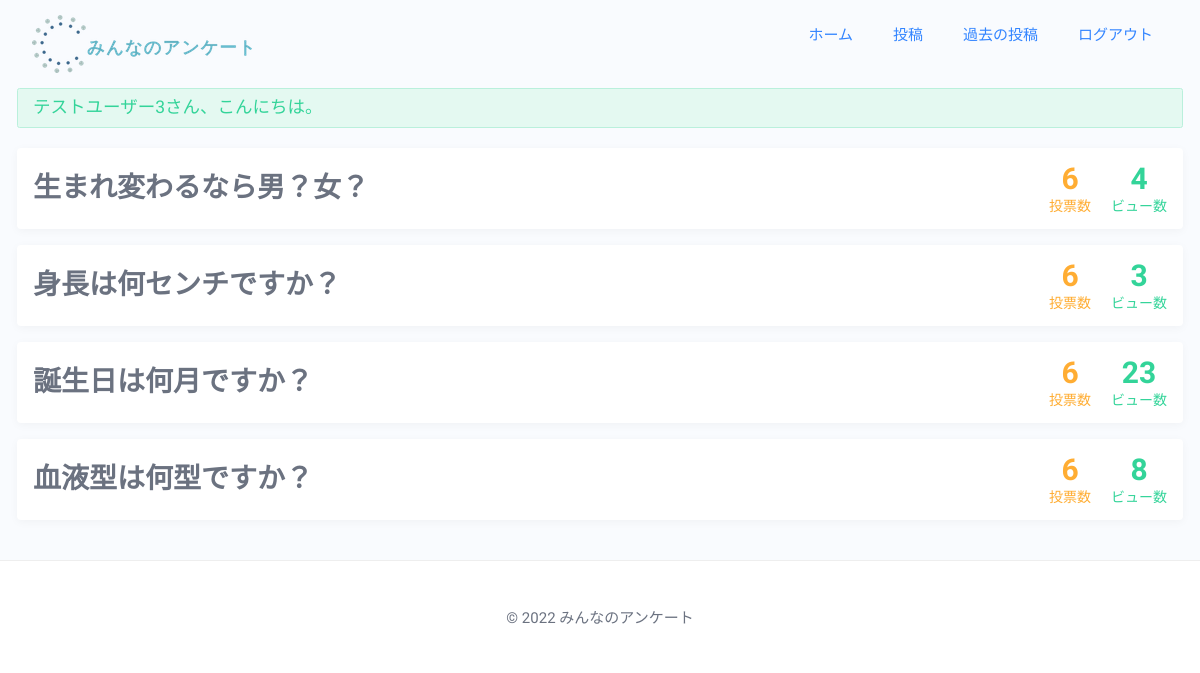
/ (signed in), run on the app's committed database.
### tables this page shows
CREATE TABLE `topics` (
  `id` int(10) UNSIGNED AUTO_INCREMENT PRIMARY KEY COMMENT 'トピックID',
  `title` varchar(50) NOT NULL COMMENT 'トピック本文',
  `published` int(1) NOT NULL COMMENT '公開状態(1: 公開、0: 非公開)',
  `views` int(10) NOT NULL DEFAULT '0' COMMENT 'PV数',
  `user_id` varchar(10) NOT NULL COMMENT '作成したユーザーID',
  `del_flg` int(1) NOT NULL DEFAULT '0' COMMENT '削除フラグ(1: 削除、0: 有効)',
  `update_by` varchar(20) NOT NULL DEFAULT 'nishikawa' COMMENT '最終更新者',
  `update_at` timestamp NOT NULL DEFAULT CURRENT_TIMESTAMP ON UPDATE CURRENT_TIMESTAMP COMMENT '最終更新日時'
);

### php/controllers/home.php (called while the page is built, shortened)
<?php
function get() {
  $topics = TopicQuery::fetchPublishedTopics();
  \view\home\index($topics);
}

### php/libs/router.php (called while the page is built, shortened)
<?php
function route($rpath, $method) {
    try {
        if($rpath === '') {
            $rpath = 'home';
        }
        $rpath = str_replace('/', '\\', $rpath);
        $fn = "\\controller\\{$rpath}\\{$method}";
        $fn();
    } catch (Throwable $e) {
        redirect('404');
    }
}

### index.php (called while the page is built, shortened)
<?php
require_once SOURCE_BASE . 'libs/helper.php';
require_once SOURCE_BASE . 'libs/router.php';
require_once SOURCE_BASE . 'libs/message.php';
require_once SOURCE_BASE . 'db/datasource.php';
require_once SOURCE_BASE . 'db/topic.query.php';
require_once SOURCE_BASE . 'partials/header.php';
require_once SOURCE_BASE . 'partials/footer.php';
require_once SOURCE_BASE . 'partials/topic-list-item.php';
require_once SOURCE_BASE . 'views/home.php';
try {
  $url = parse_url(CURRENT_URI);
  $rpath = str_replace(BASE_CONTEXT_PATH, '', $url['path']);
  $method = strtolower($_SERVER['REQUEST_METHOD']);
  route($rpath, $method);
} catch(Throwable $e) {
  die('<p>何かが凄くおかしいようです。</p>');
}

### php/db/datasource.php (called while the page is built, shortened)
<?php
class PDOSingleton {
    private static $singleton;
    private function __construct($dsn, $username, $password)
    {
        $this->conn = new PDO($dsn, $username, $password);
    }
    public static function getInstance($dsn, $username, $password) {
        if(!isset(self::$singleton)) {
            $instance = new PDOSingleton($dsn, $username, $password);
            self::$singleton = $instance->conn;
        }
        return self::$singleton;
    }
}
class DataSource {
    private $conn;
    public function __construct(
        $host = '',
        $dbName = '',
        $username = '',
        $password = ''
    ) {
        $dsn = "mysql:host={$host};dbname={$dbName};charset=utf8";
        $this->conn = PDOSingleton::getInstance($dsn, $username, $password);
    }
    public function select($sql = "", $params = [], $type = '', $cls = '') {
        $stmt = $this->executeSql($sql, $params);
        if($type === static::CLS) {
            return $stmt->fetchAll(PDO::FETCH_CLASS, $cls);
        } else {
            return $stmt->fetchAll();
        }
    }
    private function executeSql($sql, $params) {
        $stmt = $this->conn->prepare($sql);
        $this->sqlResult = $stmt->execute($params);
        return $stmt;
    }
}

### php/db/topic.query.php (called while the page is built, shortened)
<?php
class TopicQuery {
  public static function fetchPublishedTopics() {
    $db = new DataSource;
    $sql = 'SELECT *
      FROM `topics` t
      LEFT JOIN (SELECT topic_id, COUNT(*) as count
                  FROM `poll`
                  GROUP BY topic_id) p
        ON t.id = p.topic_id
      WHERE t.published = 1
        AND t.del_flg != 1
      ORDER BY t.id DESC;
    ';
    return $db->select($sql, [], DataSource::CLS, TopicModel::class);
  }
}

### php/partials/topic-list-item.php (the view, shortened to what this page needs)
<?php
function topic_list_item($topic, $destination) {
  $topic = escape($topic);
  $polledCount = $topic->count !== '' ? $topic->count : 0;
?>
<li class="topic-item">
  <a href="<?php echo echo_url('topic/' . $destination . '?topic_id=' . $topic->id) ?>" class="topic-item__link">
    <p class="topic-item__title"><?php echo $topic->title ?></p>
    <div class="topic-counter-wrapper">
      <span class="topic-counter topic-counter--votes">
        <span class="topic-counter__number"><?php echo $polledCount ?></span>
        <span class="topic-counter__unit">投票数</span>
      </span>
      <span class="topic-counter topic-counter--views">
        <span class="topic-counter__number"><?php echo $topic->views ?></span>
        <span class="topic-counter__unit">ビュー数</span>
      </span>
    </div>
  </a>
</li>
<?php
}

### php/views/home.php (shortened to what this page needs)
<?php
function index($topics)
{
?>
  <ul class="topic-item-wrapper">
    <?php
    foreach ($topics as $topic) {
      \partials\topic_list_item($topic, 'detail');
    }
    ?>
  </ul>
<?php
}

### assets/css/style.css (style rules this page uses)
﻿html,body,div,span,object,iframe,h1,h2,h3,h4,h5,h6,p,blockquote,pre,abbr,address,cite,code,del,dfn,em,img,ins,kbd,q,samp,small,strong,sub,sup,var,b,i,dl,dt,dd,ol,ul,li,fieldset,form,label,legend,table,caption,tbody,tfoot,thead,tr,th,td,article,aside,canvas,details,figcaption,figure,footer,header,hgroup,menu,nav,section,summary,time,mark,audio,video { margin:0;padding:0;border:0;outline:0;font-size:100%;vertical-align:baseline;background:rgba(0,0,0,0);font-weight:inherit }
body { line-height:1 }
a { margin:0;padding:0;font-size:100%;vertical-align:baseline;background:rgba(0,0,0,0) }
html { font-size:62.5% }
body { font-size:1.5rem;color:#6b7280;font-family:"M PLUS Rounded 1c",sans-serif }
a { color:#6b7280 }
ul,ol { list-style:none }
.topic-item { background-color:#fff;box-shadow:0 2px 10px rgba(0,0,0,.04);transition:.3s ease-in-out;border-radius:4px;margin-bottom:16px }
.topic-item:last-child { margin-bottom:0 }
.topic-item__link { text-decoration:none;padding:1.6rem;display:block }
@media only screen and (min-width: 600px) { .topic-item__link { display:flex;justify-content:space-between;align-items:center } }
.topic-item__title { font-size:2.8rem;font-weight:bold;line-height:1.4;flex:1 }
@media only screen and (min-width: 600px) { .topic-item__title { padding-right:20px } }
.topic-counter-wrapper { display:flex;justify-content:center;margin-top:1rem }
@media only screen and (min-width: 600px) { .topic-counter-wrapper { margin-top:0 } }
.topic-counter--votes { margin-right:20px;color:#ffad33 }
.topic-counter--views { color:#33d499 }
.topic-counter__number { font-size:3rem;font-weight:bold;display:block;text-align:center }
.topic-counter__unit { font-size:1.4rem;display:block;text-align:center;margin-top:.5rem }

### data on the page
topics: title "生まれ変わるなら男？女？", polledCount "6", views "4"
topics: title "身長は何センチですか？", polledCount "6", views "3"
topics: title "誕生日は何月ですか？", polledCount "6", views "23"
topics: title "血液型は何型ですか？", polledCount "6", views "8"

### other printed values
$msg "テストユーザー3さん、こんにちは。"
